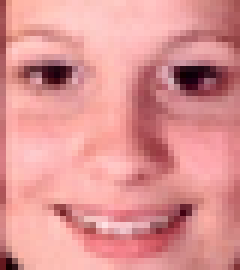
#> input picture Day2/eigenface_test/1.png, 40 x 45 px (shown 6 times larger); its folder holds 4 pictures in this run
$ python pca.py
#> lines starting #> are read from the running program, lines starting #| are printed output that depends on the picture
import os

import cv2
import matplotlib.pyplot as plt
import numpy as np
from sklearn.decomposition import PCA

image_dir = './eigenface_test'
image_data = []

for file in os.listdir(image_dir):
    if file.endswith('.png'):
        # image load
        image_path = os.path.join(image_dir, file)
        image = cv2.imread(image_path, cv2.IMREAD_GRAYSCALE)
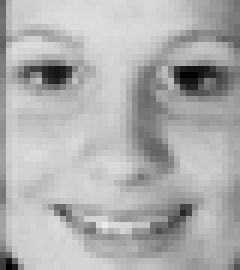
#> image: shape (45, 40) (shown 6 times larger); min 0, max 234, mean 174.9

        # add list
        image_array = image.flatten()
#> image_array = 1800 values, max 234 at index 1497, min 0 at index 510, mean 174.9
        image_data.append(image_array)
#> pass 2 of the loop `for file in os.listdir(image_dir):`:
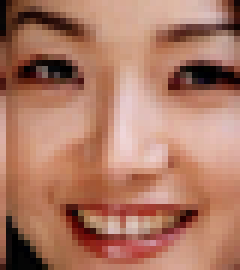
#> input picture Day2/eigenface_test/10.png, 40 x 45 px (shown 6 times larger)
#> `image = cv2.imread(image_path, cv2.IMREAD_GRAYSCALE)`:
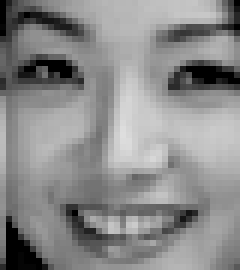
#> image: shape (45, 40) (shown 6 times larger); min 0, max 222, mean 138
#> image_array = 1800 values, max 222 at index 900, min 0 at index 0, mean 138
#> pass 3 of the loop `for file in os.listdir(image_dir):`:
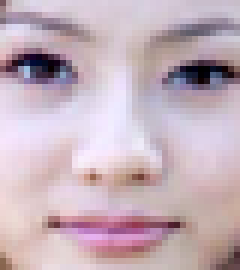
#> input picture Day2/eigenface_test/11.png, 40 x 45 px (shown 6 times larger)
#> `image = cv2.imread(image_path, cv2.IMREAD_GRAYSCALE)`:
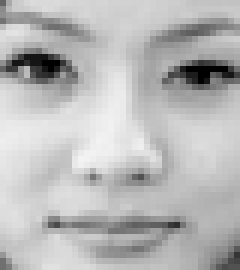
#> image: shape (45, 40) (shown 6 times larger); min 0, max 243, mean 184.2
#> image_array = 1800 values, max 243 at index 1053, min 0 at index 407, mean 184.2
#> the loop made 4 passes; the first 3 are shown

# list to numpy
image_data = np.array(image_data)

# PCA
pca = PCA(n_components=20)
#> (the run stopped early here; a loop or call above may not have finished)
